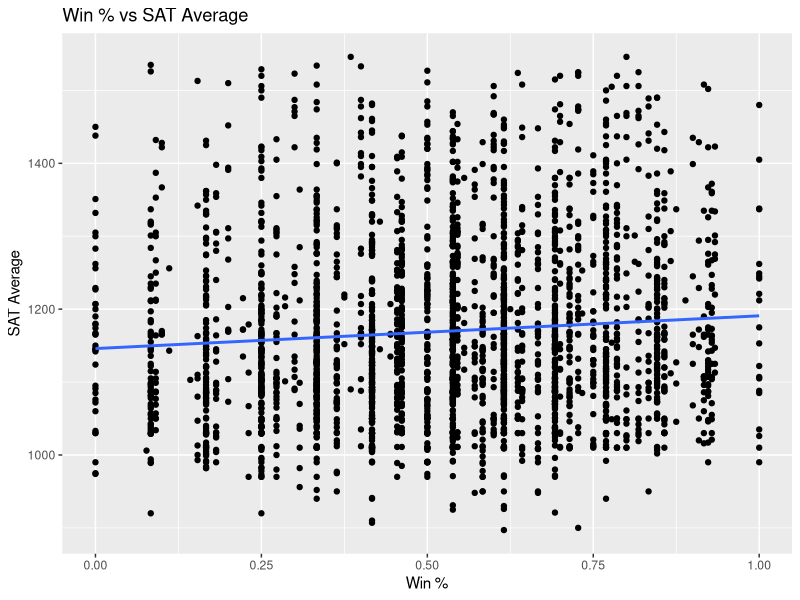
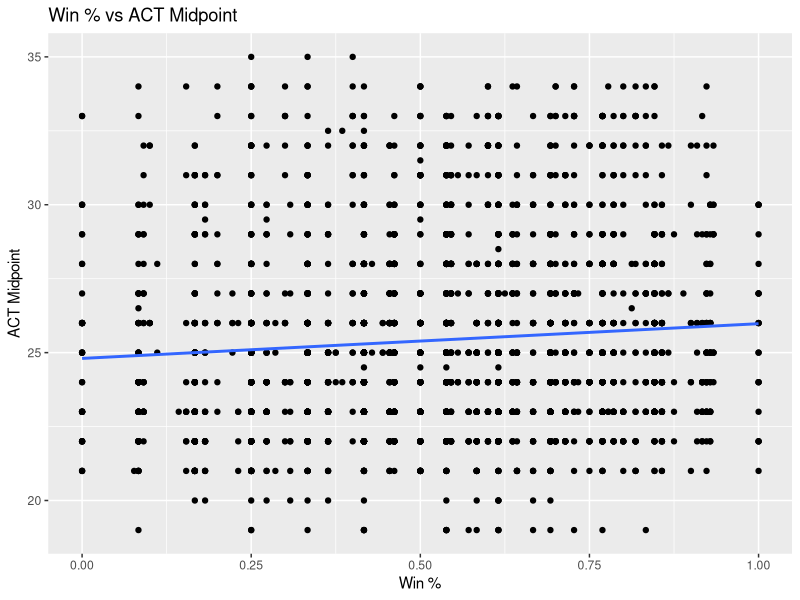
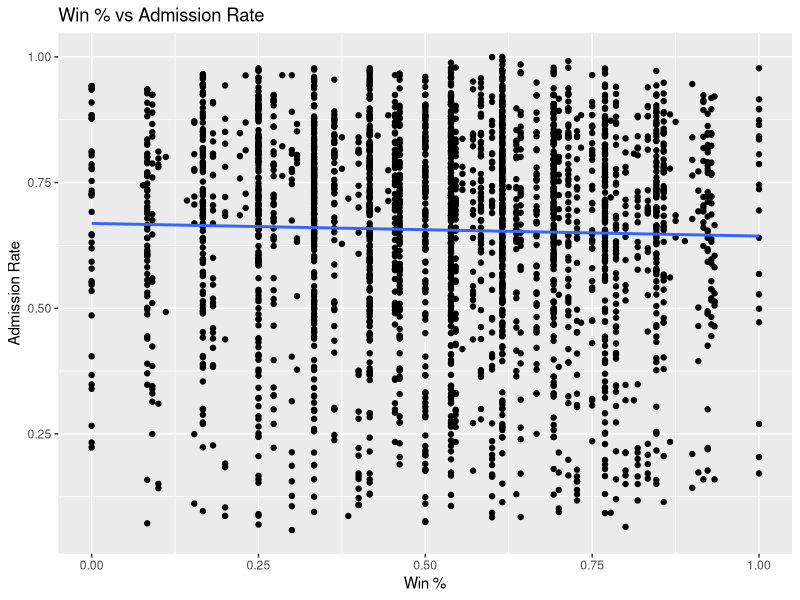
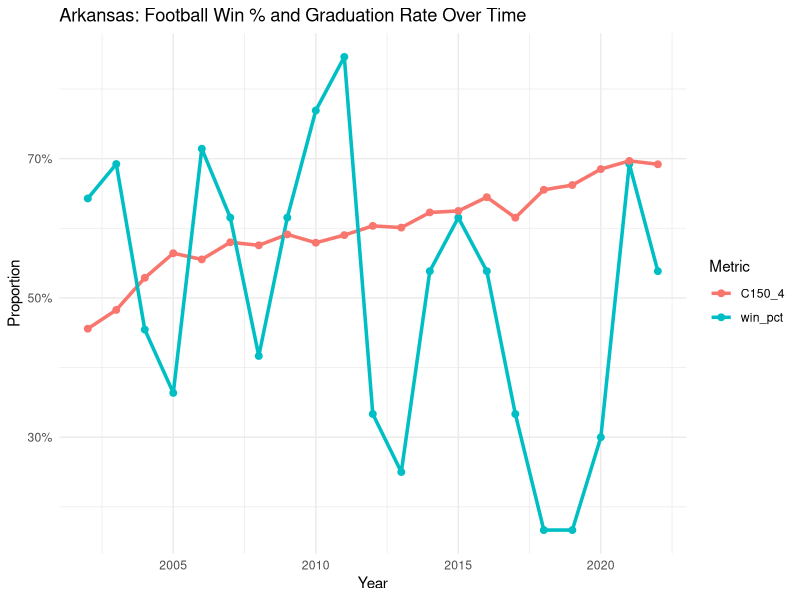
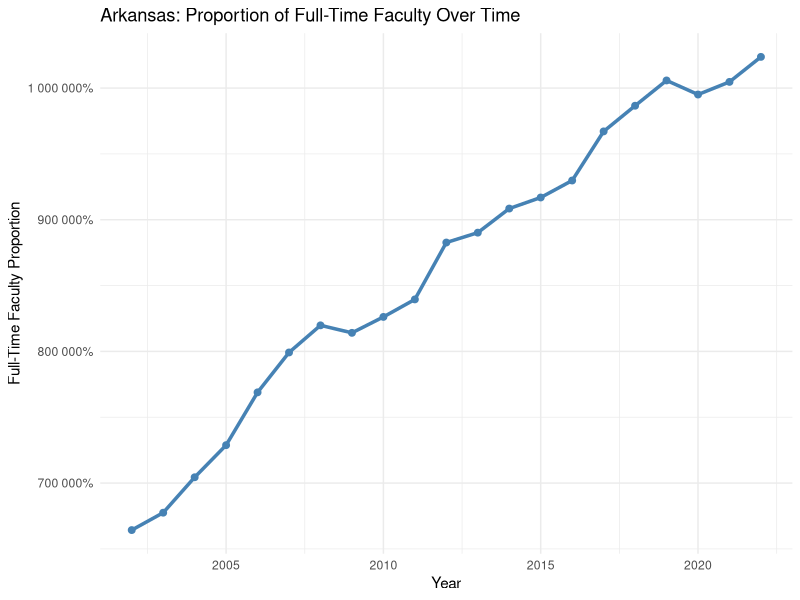
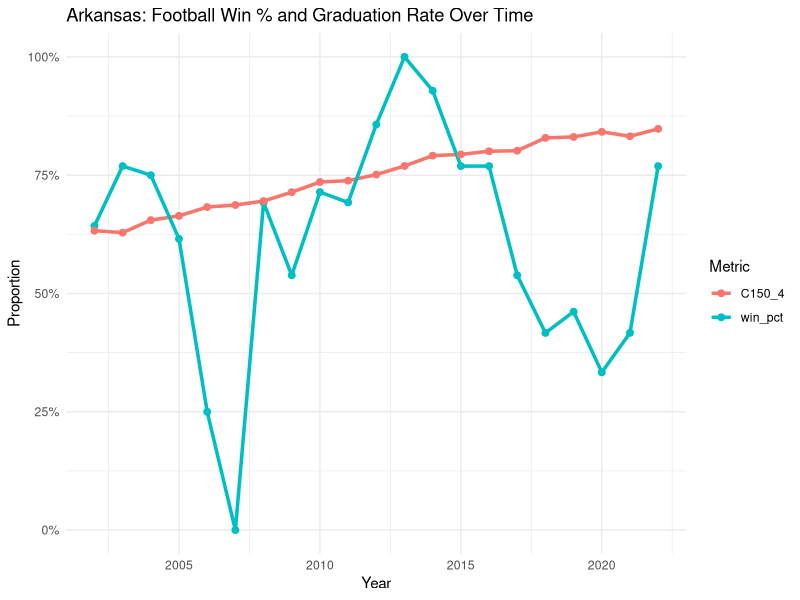
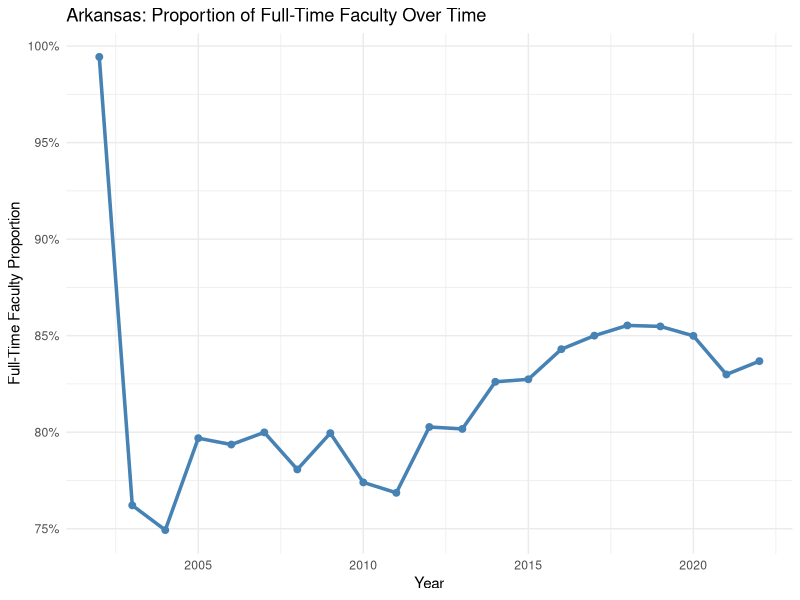
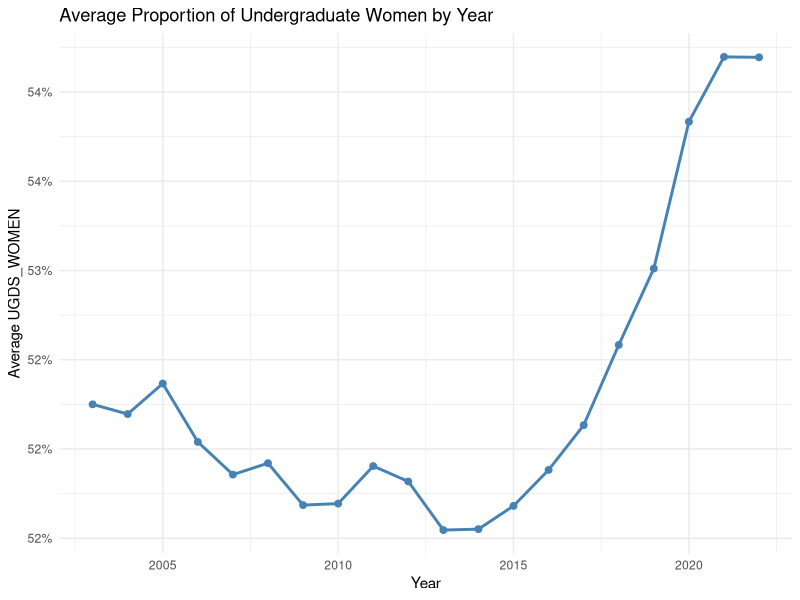

R code for these plots, in order:
## ---- chunk 1
library(tidyverse)
library(ggplot2)
library(dplyr)
library(glmnet)
## ---- chunk 2
# Alabama spent 12 million in 2023 (which if not for donations would be a defecit)

df <- read_csv("merged_data.csv")
## ---- chunk 3
# Calculate a win percentage column
df$win_pct <- df$won / (df$won + df$lost + df$tied)
## ---- chunk 4
df_subset <- df %>%
  select(win_pct, ADM_RATE, SAT_AVG, ACTCMMID)

cor_matrix <- cor(df_subset, use = "complete.obs")
print(cor_matrix)
## ---- chunk 5
ggplot(df, aes(x = win_pct, y = SAT_AVG)) +
  geom_point() +
  geom_smooth(method = "lm", se = FALSE) +
  labs(title = "Win % vs SAT Average", x = "Win %", y = "SAT Average")

ggplot(df, aes(x = win_pct, y = ACTCMMID)) +
  geom_point() +
  geom_smooth(method = "lm", se = FALSE) +
  labs(title = "Win % vs ACT Midpoint", x = "Win %", y = "ACT Midpoint")

ggplot(df, aes(x = win_pct, y = ADM_RATE)) +
  geom_point() +
  geom_smooth(method = "lm", se = FALSE) +
  labs(title = "Win % vs Admission Rate", x = "Win %", y = "Admission Rate")

## ---- chunk 6
summary(lm(SAT_AVG ~ win_pct, data = df))
summary(lm(ACTCMMID ~ win_pct, data = df))
summary(lm(ADM_RATE ~ win_pct, data = df))

## ---- chunk 7
model <- lm(SAT_AVG ~ win_pct + UGDS + TUITIONFEE_IN + AVGFACSAL + PFTFAC + 
              UGDS_BLACK + UGDS_HISP + UGDS_ASIAN + factor(year), data = df)
#ACTCMMID
#SAT_AVG
summary(model)
## ---- chunk 8
model <- lm(UGDS_MEN ~ win_pct + UGDS + TUITIONFEE_IN + AVGFACSAL + 
              PFTFAC + UGDS_BLACK + UGDS_HISP + UGDS_ASIAN + 
              factor(year), data = df)

summary(model)
## ---- chunk 9
# Retention (2 year)
model_ret <- lm(RET_FT4 ~ win_pct + UGDS + TUITIONFEE_IN + AVGFACSAL + 
                  PFTFAC + 
                  factor(year), data = df)

summary(model_ret)

## ---- chunk 10
# Graduation rate
model_grad <- lm(C150_4 ~ win_pct + UGDS + TUITIONFEE_IN + AVGFACSAL + 
                   PFTFAC + UGDS_BLACK + UGDS_HISP + UGDS_ASIAN + 
                   factor(year), data = df)

summary(model_grad)

## ---- chunk 11
# Step 0: Drop rows with missing values in any relevant variable
df_complete <- na.omit(df[, c("C150_4", "win_pct", "UGDS", "TUITIONFEE_IN", "AVGFACSAL", 
                              "PFTFAC", "UGDS_BLACK", "UGDS_HISP", "UGDS_ASIAN", "year")])

# Step 1: Create model matrix
X <- model.matrix(C150_4 ~ win_pct + UGDS + TUITIONFEE_IN + AVGFACSAL + 
                    PFTFAC + UGDS_BLACK + UGDS_HISP + UGDS_ASIAN + 
                    factor(year), data = df_complete)[, -1]

# Step 2: Define outcome variable
y <- df_complete$C150_4

# Step 3: Identify which columns are year dummies
year_cols <- grepl("factor\\(year\\)", colnames(X))

# Step 4: Set penalty factor
penalty <- ifelse(year_cols, 0, 1)

# Step 5: Run cross-validated LASSO
library(glmnet)
cv_model <- cv.glmnet(X, y, alpha = 1, penalty.factor = penalty, standardize = TRUE)

# Step 6: Fit final model
lasso_model <- glmnet(X, y, alpha = 1, lambda = cv_model$lambda.min, penalty.factor = penalty)

# Step 7: Show coefficients
coef(lasso_model)

## ---- chunk 12
model <- lm(UGDS_BLACK ~ win_pct + TUITIONFEE_IN + factor(year), data = df)
summary(model)
## ---- chunk 13
model_grad <- lm(C150_4 ~ win_pct + UGDS + TUITIONFEE_IN + AVGFACSAL + 
                   PFTFAC + factor(year), data = df)

summary(model_grad)
## ---- chunk 14
mean(df$C150_4)

## ---- chunk 15
library(ggplot2)
library(dplyr)
library(tidyr)

# Step 1: Filter for Arkansas
arkansas_df <- df %>%
  filter(team == "Arkansas") %>%
  select(year, win_pct, C150_4)

# Step 2: Reshape data to long format for ggplot
arkansas_long <- arkansas_df %>%
  pivot_longer(cols = c(win_pct, C150_4), names_to = "Metric", values_to = "Value")

# Step 3: Plot
ggplot(arkansas_long, aes(x = year, y = Value, color = Metric)) +
  geom_line(size = 1.2) +
  geom_point(size = 2) +
  scale_y_continuous(labels = scales::percent_format(accuracy = 1)) +
  labs(title = "Arkansas: Football Win % and Graduation Rate Over Time",
       x = "Year",
       y = "Proportion",
       color = "Metric") +
  theme_minimal()

## ---- chunk 16

# Step 1: Filter for Arkansas
arkansas_df <- df %>%
  filter(team == "Arkansas") %>%
  select(year, AVGFACSAL)

# Step 2: Plot
ggplot(arkansas_df, aes(x = year, y = AVGFACSAL)) +
  geom_line(color = "steelblue", size = 1.2) +
  geom_point(color = "steelblue", size = 2) +
  scale_y_continuous(labels = scales::percent_format(accuracy = 1)) +
  labs(title = "Arkansas: Proportion of Full-Time Faculty Over Time",
       x = "Year",
       y = "Full-Time Faculty Proportion") +
  theme_minimal()

## ---- chunk 17
# Step 1: Filter for Arkansas
arkansas_df <- df %>%
  filter(team == "Florida State") %>%
  select(year, win_pct, C150_4)

# Step 2: Reshape data to long format for ggplot
arkansas_long <- arkansas_df %>%
  pivot_longer(cols = c(win_pct, C150_4), names_to = "Metric", values_to = "Value")

# Step 3: Plot
ggplot(arkansas_long, aes(x = year, y = Value, color = Metric)) +
  geom_line(size = 1.2) +
  geom_point(size = 2) +
  scale_y_continuous(labels = scales::percent_format(accuracy = 1)) +
  labs(title = "Arkansas: Football Win % and Graduation Rate Over Time",
       x = "Year",
       y = "Proportion",
       color = "Metric") +
  theme_minimal()

## ---- chunk 18
# Step 1: Filter for Arkansas
arkansas_df <- df %>%
  filter(team == "Florida State") %>%
  select(year, PFTFAC)

# Step 2: Plot
ggplot(arkansas_df, aes(x = year, y = PFTFAC)) +
  geom_line(color = "steelblue", size = 1.2) +
  geom_point(color = "steelblue", size = 2) +
  scale_y_continuous(labels = scales::percent_format(accuracy = 1)) +
  labs(title = "Arkansas: Proportion of Full-Time Faculty Over Time",
       x = "Year",
       y = "Full-Time Faculty Proportion") +
  theme_minimal()
## ---- chunk 19
# Step 1: Create a shifted football performance dataframe
win_df <- df %>%
  select(year, team, win_pct) %>%
  mutate(year = year + 1)  # shift win_pct forward by 1 year

# Step 2: Remove the original win_pct and year columns from the main df
df_clean <- df %>%
  select(-win_pct)  # you can also remove `year` here if needed after the join

# Step 3: Perform the inner join to bring in the shifted win_pct
df_lagged <- df_clean %>%
  inner_join(win_df, by = c("team", "year"))

df <- df_lagged

## ---- chunk 20
df1 <- df %>%
  select(-team, -UGDS_MEN, -won, -lost, -tied, -UNITID)
df1$year <- as.factor(df1$year)

model <- lm(RET_FT4 ~ ., data = df1)

summary(model)

## ---- chunk 21
# Step 1: Summarize average UGDS_WOMEN by year
df_avg_women <- df_lagged %>%
  group_by(year) %>%
  summarize(avg_ugds_women = mean(UGDS_WOMEN, na.rm = TRUE))

# Step 2: Plot without 'scales' package
ggplot(data = df_avg_women, aes(x = year, y = avg_ugds_women)) +
  geom_point(color = "steelblue", size = 2) +
  geom_line(color = "steelblue", linewidth = 1) +
  scale_y_continuous(
    labels = function(x) paste0(round(x * 100), "%")
  ) +
  labs(
    title = "Average Proportion of Undergraduate Women by Year",
    x = "Year",
    y = "Average UGDS_WOMEN"
  ) +
  theme_minimal()


## ---- chunk 22
library(dplyr)
library(ggplot2)

# Step 1: Summarize average graduation rate (C150_4) by year
df_avg_grad <- df_lagged %>%
  group_by(year) %>%
  summarize(avg_grad_rate = mean(C150_4, na.rm = TRUE))

# Step 2: Plot
ggplot(data = df_avg_grad, aes(x = year, y = avg_grad_rate)) +
  geom_point(color = "steelblue", size = 2) +
  geom_line(color = "steelblue", linewidth = 1) +
  scale_y_continuous(
    labels = function(x) paste0(round(x * 100), "%")
  ) +
  labs(
    title = "Average 4-Year Graduation Rate by Year",
    x = "Year",
    y = "Average Graduation Rate"
  ) +
  theme_minimal()

## ---- chunk 23
library(dplyr)
library(ggplot2)

# Step 1: Summarize average retention rate (RET_FT4) by year
df_avg_retention <- df_lagged %>%
  group_by(year) %>%
  summarize(avg_retention_rate = mean(RET_FT4, na.rm = TRUE))

# Step 2: Plot
ggplot(data = df_avg_retention, aes(x = year, y = avg_retention_rate)) +
  geom_point(color = "steelblue", size = 2) +
  geom_line(color = "steelblue", linewidth = 1) +
  scale_y_continuous(
    labels = function(x) paste0(round(x * 100), "%")
  ) +
  labs(
    title = "Average First-Year Retention Rate by Year",
    x = "Year",
    y = "Average Retention Rate"
  ) +
  theme_minimal()

## ---- chunk 24
womens <- lm(data = df_lagged, SAT_AVG ~ C150_4 + UGDS_WOMEN + factor(year) + RET_FT4 + PFTFAC + C150_4 * UGDS_WOMEN * RET_FT4 * PFTFAC)
summary(womens)
## ---- chunk 25
womens2 <- lm(data = df_lagged, ACTCMMID ~ C150_4 + UGDS_WOMEN + factor(year) + RET_FT4 + C150_4 * UGDS_WOMEN * RET_FT4)
summary(womens2)
## ---- chunk 26
womens <- lm(data = df_lagged, 
             C150_4 ~ SAT_AVG + UGDS_ASIAN + UGDS_WOMEN + factor(year) + 
             RET_FT4 + PFTFAC + SAT_AVG * RET_FT4 * PFTFAC * UGDS_ASIAN * UGDS_WOMEN)

## ---- chunk 27
# Step 1: Lag faculty and retention by 4 years per school
df_lagged <- df %>%
  arrange(UNITID, year) %>%
  group_by(UNITID) %>%
  mutate(
    PFTFAC_lag = lag(PFTFAC, 4),
    RET_FT4_lag = lag(RET_FT4, 4)
  ) %>%
  ungroup()

# Step 2: Create ordered investment level based on lagged values
df_lagged <- df_lagged %>%
  mutate(
    investment_score = PFTFAC_lag + RET_FT4_lag,
    investment_level = ntile(investment_score, 3),
    Investment_Level = case_when(
      investment_level == 1 ~ "Low",
      investment_level == 2 ~ "Medium",
      investment_level == 3 ~ "High"
    ),
    Investment_Level = factor(Investment_Level, levels = c("Low", "Medium", "High"))
  )

# Step 3: Compute average graduation rates by investment level
plot_data2 <- df_lagged %>%
  filter(!is.na(Investment_Level), !is.na(C150_4)) %>%
  group_by(Investment_Level) %>%
  summarize(
    avg_completion = mean(C150_4, na.rm = TRUE),
    .groups = "drop"
  )

# Step 4: Bar chart
ggplot(plot_data2, aes(x = Investment_Level, y = avg_completion, fill = Investment_Level)) +
  geom_col(width = 0.6) +
  labs(
    title = "Graduation Rate by Investment",
    subtitle = "Investment = Faculty% + Retention Rate",
    x = "Level of Investment",
    y = "4 Year Graduation Rate",
    fill = "Investment Level"
  ) +
  theme_minimal(base_size = 14) +
  theme(legend.position = "none")

## ---- chunk 28
# Basic relationship: SAT vs Grad Rate
ggplot(df, aes(x = SAT_AVG, y = C150_4)) +
  geom_smooth(method = "loess", color = "#2c3e50", size = 1, se = FALSE) +
  labs(
    title = "SAT Scores vs Expected Graduation Rate",
    x = "Average SAT Score",
    y = "Expected Graduation Rate"
  ) +
  theme_minimal(base_size = 14)

## ---- chunk 29

model_gender <- lm(
  C150_4 ~ RET_FT4 * PFTFAC * UGDS_MEN,
  data = df_lagged
)
summary(model_gender)

